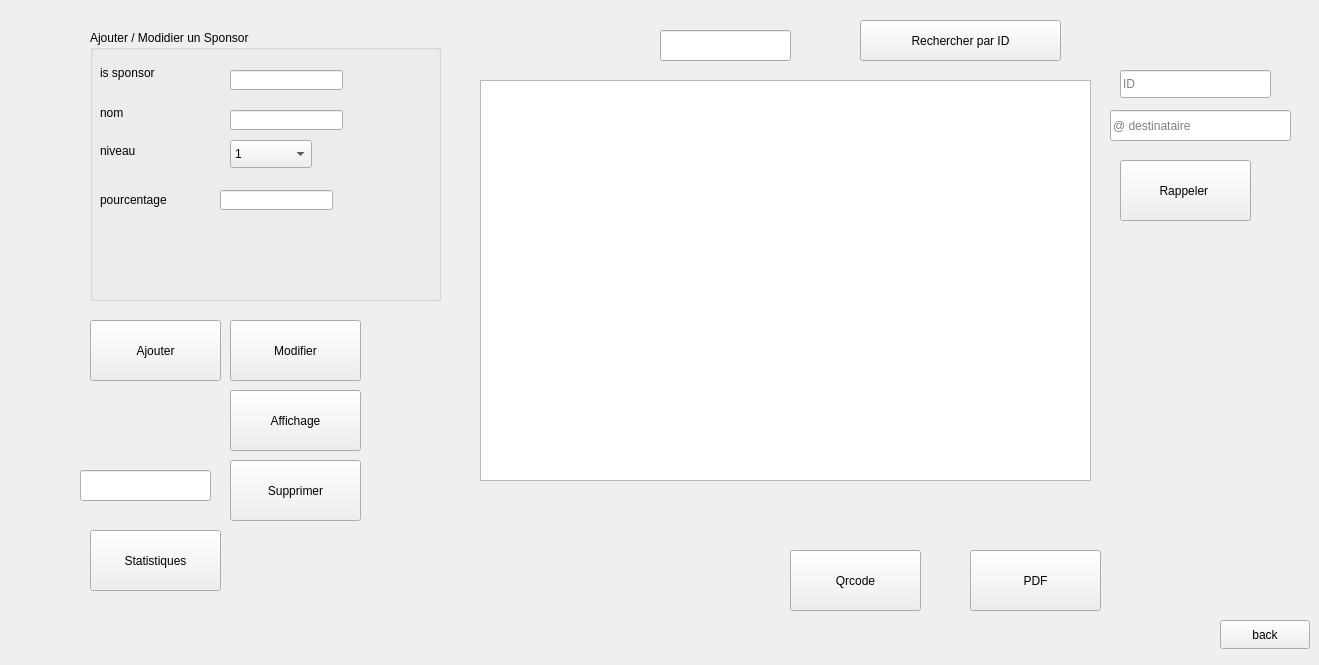
<?xml version="1.0" encoding="UTF-8"?>
<ui version="4.0">
 <class>Sponsor</class>
 <widget class="QWidget" name="Sponsor">
  <property name="geometry">
   <rect>
    <x>0</x>
    <y>0</y>
    <width>1319</width>
    <height>665</height>
   </rect>
  </property>
  <property name="windowTitle">
   <string>Form</string>
  </property>
  <widget class="QPushButton" name="backButton">
   <property name="geometry">
    <rect>
     <x>1220</x>
     <y>620</y>
     <width>90</width>
     <height>29</height>
    </rect>
   </property>
   <property name="text">
    <string>back</string>
   </property>
  </widget>
  <widget class="QPushButton" name="rechID">
   <property name="geometry">
    <rect>
     <x>860</x>
     <y>20</y>
     <width>201</width>
     <height>41</height>
    </rect>
   </property>
   <property name="text">
    <string>Rechercher par ID</string>
   </property>
  </widget>
  <widget class="QTableView" name="tabMAT">
   <property name="geometry">
    <rect>
     <x>480</x>
     <y>80</y>
     <width>611</width>
     <height>401</height>
    </rect>
   </property>
  </widget>
  <widget class="QPushButton" name="supprimerMat">
   <property name="geometry">
    <rect>
     <x>230</x>
     <y>460</y>
     <width>131</width>
     <height>61</height>
    </rect>
   </property>
   <property name="text">
    <string>Supprimer</string>
   </property>
  </widget>
  <widget class="QLineEdit" name="recherch_id">
   <property name="geometry">
    <rect>
     <x>660</x>
     <y>30</y>
     <width>131</width>
     <height>31</height>
    </rect>
   </property>
  </widget>
  <widget class="QPushButton" name="ajoutMat">
   <property name="geometry">
    <rect>
     <x>90</x>
     <y>320</y>
     <width>131</width>
     <height>61</height>
    </rect>
   </property>
   <property name="text">
    <string>Ajouter</string>
   </property>
  </widget>
  <widget class="QPushButton" name="modifierMat">
   <property name="geometry">
    <rect>
     <x>230</x>
     <y>320</y>
     <width>131</width>
     <height>61</height>
    </rect>
   </property>
   <property name="text">
    <string>Modifier</string>
   </property>
  </widget>
  <widget class="QPushButton" name="afficherMar">
   <property name="geometry">
    <rect>
     <x>230</x>
     <y>390</y>
     <width>131</width>
     <height>61</height>
    </rect>
   </property>
   <property name="text">
    <string>Affichage</string>
   </property>
  </widget>
  <widget class="QLineEdit" name="idMAT_Delete">
   <property name="geometry">
    <rect>
     <x>80</x>
     <y>470</y>
     <width>131</width>
     <height>31</height>
    </rect>
   </property>
  </widget>
  <widget class="QGroupBox" name="groupBox">
   <property name="geometry">
    <rect>
     <x>90</x>
     <y>30</y>
     <width>351</width>
     <height>271</height>
    </rect>
   </property>
   <property name="title">
    <string>Ajouter / Modidier un Sponsor</string>
   </property>
   <widget class="QLabel" name="label">
    <property name="geometry">
     <rect>
      <x>10</x>
      <y>33</y>
      <width>91</width>
      <height>20</height>
     </rect>
    </property>
    <property name="text">
     <string>is sponsor</string>
    </property>
   </widget>
   <widget class="QLabel" name="label_2">
    <property name="geometry">
     <rect>
      <x>10</x>
      <y>73</y>
      <width>81</width>
      <height>20</height>
     </rect>
    </property>
    <property name="text">
     <string>nom</string>
    </property>
   </widget>
   <widget class="QLabel" name="label_3">
    <property name="geometry">
     <rect>
      <x>10</x>
      <y>110</y>
      <width>61</width>
      <height>21</height>
     </rect>
    </property>
    <property name="text">
     <string>niveau</string>
    </property>
   </widget>
   <widget class="QLineEdit" name="idSponsor">
    <property name="geometry">
     <rect>
      <x>140</x>
      <y>40</y>
      <width>113</width>
      <height>20</height>
     </rect>
    </property>
   </widget>
   <widget class="QLineEdit" name="nom">
    <property name="geometry">
     <rect>
      <x>140</x>
      <y>80</y>
      <width>113</width>
      <height>20</height>
     </rect>
    </property>
   </widget>
   <widget class="QLineEdit" name="prcnt">
    <property name="geometry">
     <rect>
      <x>130</x>
      <y>160</y>
      <width>113</width>
      <height>20</height>
     </rect>
    </property>
   </widget>
   <widget class="QLabel" name="label_4">
    <property name="geometry">
     <rect>
      <x>10</x>
      <y>160</y>
      <width>91</width>
      <height>20</height>
     </rect>
    </property>
    <property name="text">
     <string>pourcentage</string>
    </property>
   </widget>
   <widget class="QComboBox" name="comboBox">
    <property name="geometry">
     <rect>
      <x>140</x>
      <y>110</y>
      <width>82</width>
      <height>28</height>
     </rect>
    </property>
    <item>
     <property name="text">
      <string>1</string>
     </property>
    </item>
    <item>
     <property name="text">
      <string>2</string>
     </property>
    </item>
    <item>
     <property name="text">
      <string>3</string>
     </property>
    </item>
    <item>
     <property name="text">
      <string>4</string>
     </property>
    </item>
   </widget>
  </widget>
  <widget class="QLineEdit" name="dest">
   <property name="geometry">
    <rect>
     <x>1110</x>
     <y>110</y>
     <width>181</width>
     <height>31</height>
    </rect>
   </property>
   <property name="placeholderText">
    <string>@ destinataire</string>
   </property>
  </widget>
  <widget class="QPushButton" name="send_mail">
   <property name="geometry">
    <rect>
     <x>1120</x>
     <y>160</y>
     <width>131</width>
     <height>61</height>
    </rect>
   </property>
   <property name="text">
    <string>Rappeler </string>
   </property>
  </widget>
  <widget class="QLabel" name="label_5">
   <property name="geometry">
    <rect>
     <x>530</x>
     <y>510</y>
     <width>161</width>
     <height>141</height>
    </rect>
   </property>
   <property name="text">
    <string/>
   </property>
  </widget>
  <widget class="QPushButton" name="stat">
   <property name="geometry">
    <rect>
     <x>90</x>
     <y>530</y>
     <width>131</width>
     <height>61</height>
    </rect>
   </property>
   <property name="text">
    <string>Statistiques</string>
   </property>
  </widget>
  <widget class="QPushButton" name="Qrcode">
   <property name="geometry">
    <rect>
     <x>790</x>
     <y>550</y>
     <width>131</width>
     <height>61</height>
    </rect>
   </property>
   <property name="text">
    <string>Qrcode</string>
   </property>
  </widget>
  <widget class="QLineEdit" name="IDEMAIL">
   <property name="geometry">
    <rect>
     <x>1120</x>
     <y>70</y>
     <width>151</width>
     <height>28</height>
    </rect>
   </property>
   <property name="placeholderText">
    <string>ID</string>
   </property>
  </widget>
  <widget class="QPushButton" name="pdf">
   <property name="geometry">
    <rect>
     <x>970</x>
     <y>550</y>
     <width>131</width>
     <height>61</height>
    </rect>
   </property>
   <property name="text">
    <string>PDF</string>
   </property>
  </widget>
 </widget>
 <resources/>
 <connections/>
</ui>
